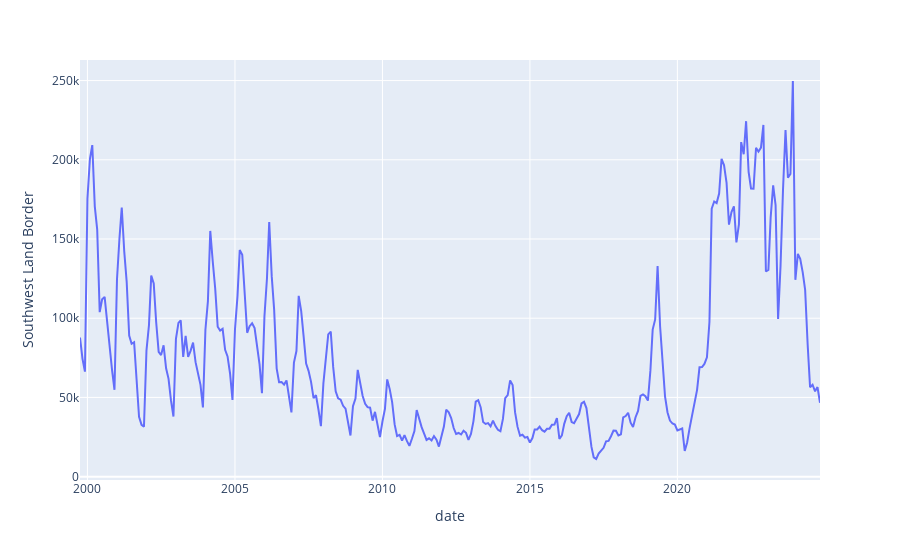

The notebook cell this image was saved under:
### Code cell
px.line(df, x="date", y="Southwest Land Border")

### Figure 1 — Plotly figure (JSON) as saved in the notebook; plotly's stock layout.template omitted (floating-point values rounded to 4 significant figures; data arrays with more than 128 entries replaced by an {"elided": "..."} marker saying what was removed)
{"data": [{"hovertemplate": "date=%{x}<br>Southwest Land Border=%{y}<extra></extra>", "legendgroup": "", "line": {"color": "#636efa", "dash": "solid"}, "marker": {"symbol": "circle"}, "mode": "lines", "name": "", "orientation": "v", "showlegend": false, "type": "scatter", "x": {"elided": "302 str values"}, "xaxis": "x", "y": {"elided": "302 int values"}, "yaxis": "y"}], "layout": {"legend": {"tracegroupgap": 0}, "margin": {"t": 60}, "xaxis": {"anchor": "y", "domain": [0, 1], "title": {"text": "date"}}, "yaxis": {"anchor": "x", "domain": [0, 1], "title": {"text": "Southwest Land Border"}}}}
